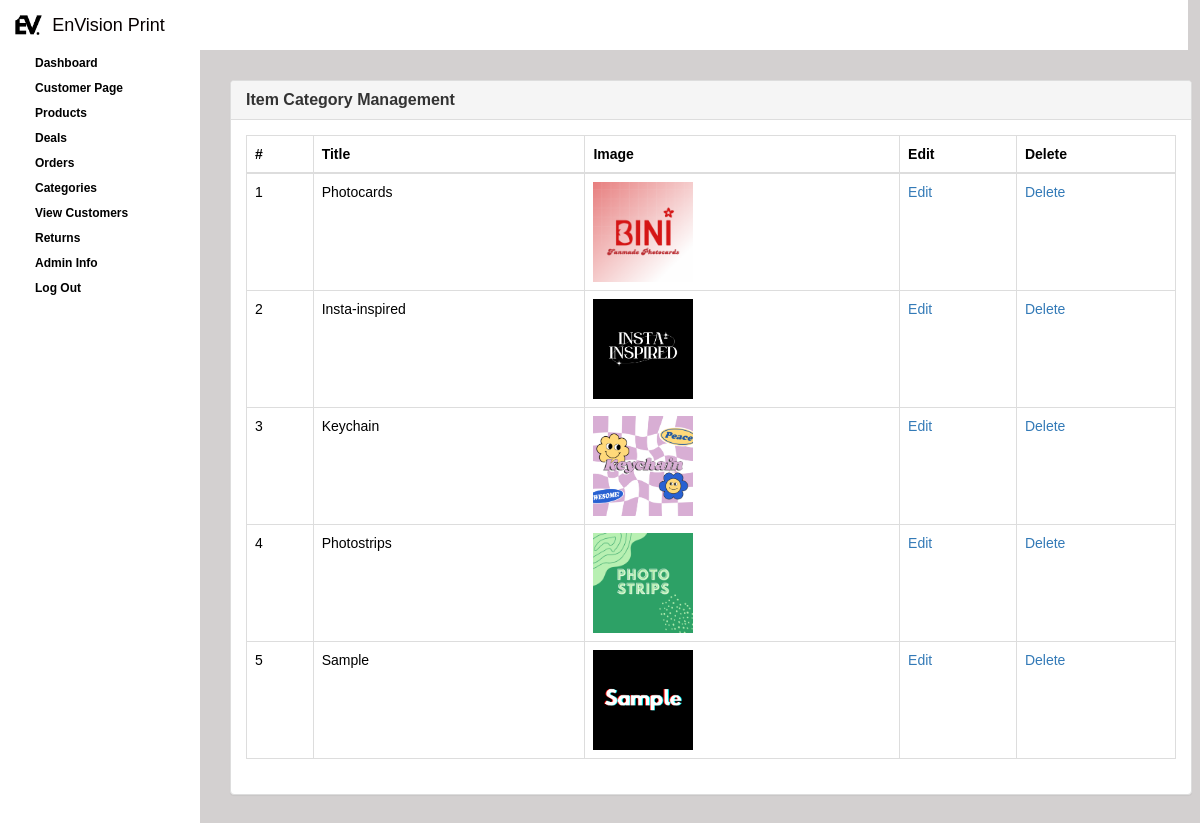
The page /admin.php?view_category on the database its author committed.
### tables this page shows
CREATE TABLE `category` (
  `CategoryID` int(11) NOT NULL,
  `Category` varchar(200) NOT NULL,
  `img` varchar(255) NOT NULL
);

### view_category.php (the view, shortened to what this page needs)
<div class="row">
    <div class="col-lg-12">
        <div class="panel panel-default">
            <div class="panel-heading">
                <h3 class="panel-title">Item Category Management</h3>
            </div>
            <div class="panel-body">
                <div class="table-responsive">
                    <table class="table table-bordered table-hover table-striped">
                        <thead>
                            <tr>
                                <th>#</th>
                                <th>Title</th>
                                <th>Image</th>
                                <th>Edit</th>
                                <th>Delete</th>
                            </tr>
                        </thead>
                        <tbody>
                            <?php
                            $result = mysqli_query($con, "SELECT * FROM Category ORDER BY CategoryID;");
                            if ($result) {
                                while ($row = mysqli_fetch_assoc($result)) {
                                    $CategoryID  = $row['CategoryID'];
                                    $Category = $row['Category'];
                                    $img = $row['img'];
                                    echo "<tr>";
                                    echo "<td class='td'>$CategoryID</td>";
                                    echo "<td class='td'>$Category</td>";
                                    echo "<td class='td'><img src='$img' alt='image removed: $img' style='width: 100px;'></td>";
                                    echo "<td class='td'><a href='admin.php?edit_category&CategoryID=$CategoryID' style='color: #337ab7; text-decoration: none; '>Edit</a></td>";
                                    echo "<td class='td'><a type='button' onclick='deleteCategory($CategoryID)' style='color: #337ab7; text-decoration: none; '>Delete</a></td>";
                                    echo "</tr>";
                                }
                            } else {
                                echo "<tr><td colspan='5'>Error: " . mysqli_error($con) . "</td></tr>";
                            }
                            ?>
                        </tbody>
                    </table>
                </div>
            </div>
        </div>
    </div>
</div>

### css/global.css (style rules this page uses)
* { font-family: Arial, Helvetica, sans-serif; scroll-behavior: smooth; max-width: 99vw; z-index: 0; padding: 0px; margin: 0px; box-sizing: border-box; }
body { font-size: 14px; background-color: #d3d0d0; }
a { text-decoration: none; color: black; cursor: pointer; }

### css/table.css (style rules this page uses)
.panel-default > .panel-heading { color: #333; background-color: #f5f5f5; border-color: #ddd; }
.panel-heading { padding: 10px 15px; border-bottom: 1px solid transparent; border-top-left-radius: 3px; border-top-right-radius: 3px; }
.panel-default { border-color: #ddd; }
.panel { margin-bottom: 20px; background-color: #fff; border: 1px solid transparent; border-radius: 4px; -webkit-box-shadow: 0 1px 1px rgba(0, 0, 0, 0.05); box-shadow: 0 1px 1px rgba(0, 0, 0, 0.05); border: 1px solid #ddd; }
.panel-title { margin-top: 0; margin-bottom: 0; font-size: 16px; color: inherit; }
.panel-body { padding: 15px; }
.table-responsive { min-height: 0.01%; overflow-x: auto; }
.table-bordered { border: 1px solid #ddd; }
.table { width: 100%; max-width: 100%; margin-bottom: 20px; }
table { background-color: transparent; }
table { border-spacing: 0; border-collapse: collapse; }
.table-bordered > thead > tr > td, .table-bordered > thead > tr > th { border-bottom-width: 2px; }
.table > tbody > tr > td, .table > tbody > tr > th, .table > tfoot > tr > td, .table > tfoot > tr > th, .table > thead > tr > td, .table > thead > tr > th { padding: 8px; line-height: 1.42857143; vertical-align: top; }
.table-bordered > tbody > tr > td, .table-bordered > tbody > tr > th, .table-bordered > tfoot > tr > td, .table-bordered > tfoot > tr > th, .table-bordered > thead > tr > td, .table-bordered > thead > tr > th { border: 1px solid #ddd; }
.table > thead > tr > th { vertical-align: bottom; border-bottom: 2px solid #ddd; }
.table > tbody > tr > td, .table > tbody > tr > th, .table > tfoot > tr > td, .table > tfoot > tr > th, .table > thead > tr > td, .table > thead > tr > th { padding: 8px; line-height: 1.42857143; vertical-align: top; border-top: 1px solid #ddd; }
th { text-align: left; }
td, th { padding: 0; }
img { vertical-align: middle; }

### rows shown on the page
category: CategoryID "1", Category "Photocards", img (picture)
category: CategoryID "2", Category "Insta-inspired", shows a picture
category: CategoryID "3", Category "Keychain", shows a picture
category: CategoryID "4", Category "Photostrips", img (picture)
category: CategoryID "5", Category "Sample", img (picture)
